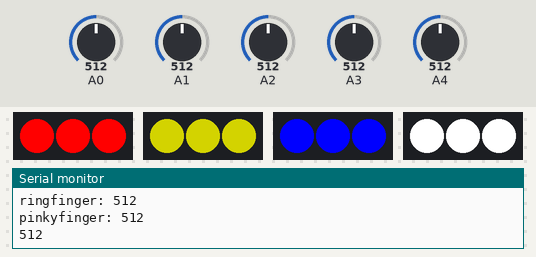
The sketch below on a simulated Arduino Uno, built with avr-gcc and run on an emulated ATmega328P. On the bench: 4 × 3 RGB LEDs in strip order, left to right, the last lines printed to the serial monitor. The inputs (shaded band) are chosen by the test bench; at power-on: A1 = 512, A2 = 512, A3 = 512, A4 = 512, A0 = 512. Dim RGB values are drawn brighter than linear.

Above: at 1.8 s.
1.9 s: A1 set to 531
At 3.2 s:
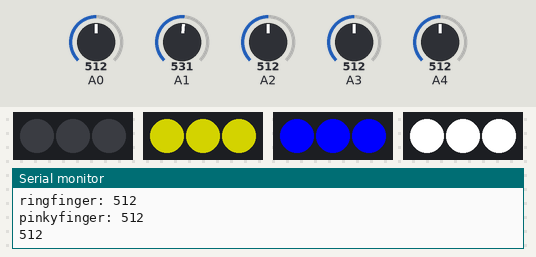
3.5 s: A2 set to 538
At 4.9 s:
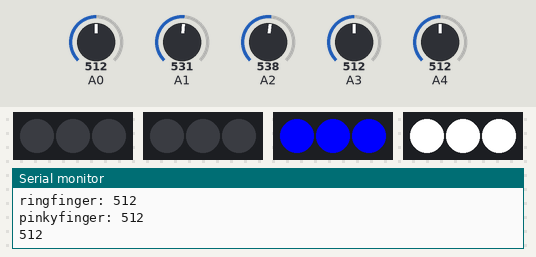
5.6 s: A3 set to 531
At 7.3 s:
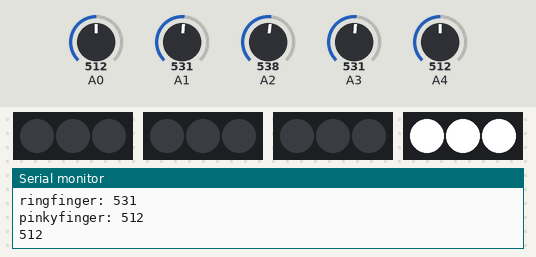
7.6 s: A1 set to 306
At 8.9 s:
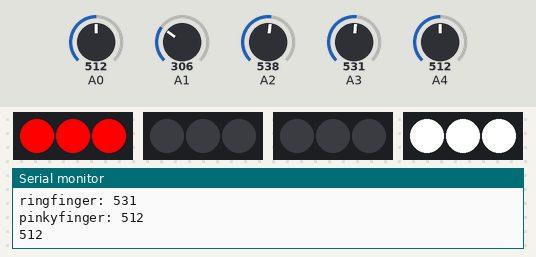
9.7 s: A4 set to 716
At 11.5 s:
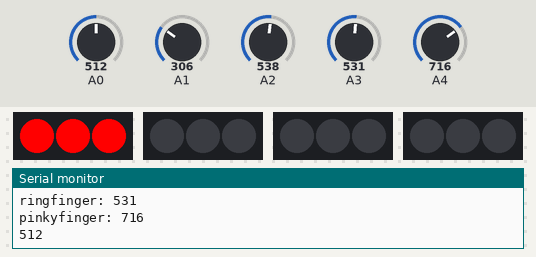
11.8 s: A3 set to 306
At 12.9 s:
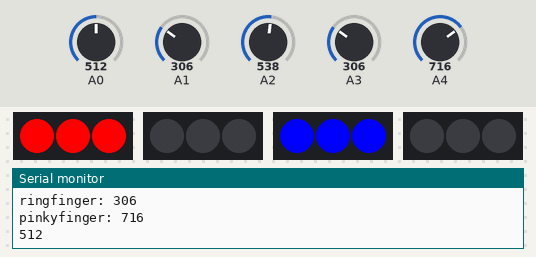
Timing chart, 0 to 14.8 s (numbered marks = the images above; inputs shaded):
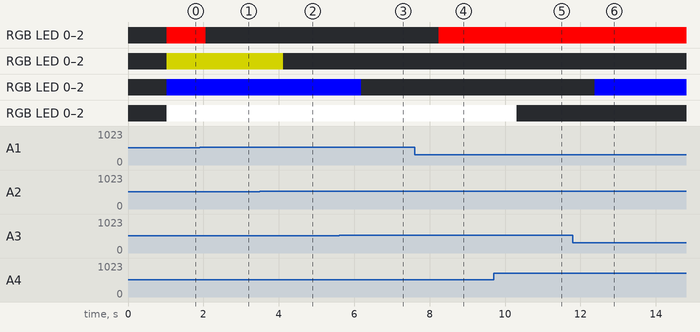

The sketch:

Prototype_v2.0_test.ino
```cpp
#include <Adafruit_NeoPixel.h>

int NUMPIXELS = 3;
int indexPin = 3;
int middlePin = 6;
int ringPin = 9;
int pinkyPin = 12;
int IndexT = 980;
int MiddleT = 950;
int RingT = 940;
int PinkyT = 940;
int finger1, finger2, finger3, finger4, finger5;
int start1, start2, start3, start4, start5;

Adafruit_NeoPixel index = Adafruit_NeoPixel(NUMPIXELS, indexPin, NEO_GRB + NEO_KHZ800);
Adafruit_NeoPixel middle = Adafruit_NeoPixel(NUMPIXELS, middlePin, NEO_GRB + NEO_KHZ800);
Adafruit_NeoPixel ring = Adafruit_NeoPixel(NUMPIXELS, ringPin, NEO_GRB + NEO_KHZ800);
Adafruit_NeoPixel pinky = Adafruit_NeoPixel(NUMPIXELS, pinkyPin, NEO_GRB + NEO_KHZ800);


void setup() {
  Serial.begin(9600);
  index.begin();
  middle.begin();
  ring.begin();
  pinky.begin();
  for (int i = 0; i < NUMPIXELS; i++) {
    index.setPixelColor(i, 0, 0, 0);
    middle.setPixelColor(i, 0, 0, 0);
    ring.setPixelColor(i, 0, 0, 0);
    pinky.setPixelColor(i, 0, 0, 0);
  }
  start1 = analogRead(0);
  start2 = analogRead(1);
  start3 = analogRead(2);
  start4 = analogRead(3);
  start5 = analogRead(4);
}

void loop() {

  Serial.println(start2);
  delay(1000);

  finger1 = analogRead(0);
  Serial.print("thumbfinger: ");
  Serial.println(finger1);

  finger2 = analogRead(1);
  Serial.print("indexfinger: ");
  Serial.println(finger2);

  finger3 = analogRead(2);
  Serial.print("middlefinger: ");
  Serial.println(finger3);


  finger4 = analogRead(3);
  Serial.print("ringfinger: ");
  Serial.println(finger4);


  finger5 = analogRead(4);
  Serial.print("pinkyfinger: ");
  Serial.println(finger5);

  if (finger2 > start2+10) {
    turnoffIndex();
  } else {
    lightIndexFinger();
  }

  if (finger3 > start3+10) {
    turnoffMiddle();
  } else {
    lightMiddleFinger();
  }

  if (finger4 > start4+10) {
    turnoffRing();
  } else {
    lightRingFinger();
  }

  if (finger5 > start5+10) {
    turnoffPinky();
  } else {
    lightPinkyFinger();
  }


}


void turnoffIndex() {
  for (int i = 0; i < NUMPIXELS; i++) {
    index.setPixelColor(i, 0, 0, 0);
  }
  index.show();
}
void turnoffMiddle() {
  for (int i = 0; i < NUMPIXELS; i++) {
    middle.setPixelColor(i, 0, 0, 0);
  }
  middle.show();
}
void turnoffRing() {
  for (int i = 0; i < NUMPIXELS; i++) {
    ring.setPixelColor(i, 0, 0, 0);
  }
  ring.show();
}

void turnoffPinky() {
  for (int i = 0; i < NUMPIXELS; i++) {
    pinky.setPixelColor(i, 0, 0, 0);
  }
  pinky.show();
}


void lightIndexFinger() {
  for (int i = 0; i < NUMPIXELS; i++) {
    index.setPixelColor(i, 255, 0, 0);
  }
  index.show();
}

void lightMiddleFinger() {
  for (int i = 0; i < NUMPIXELS; i++) {
    middle.setPixelColor(i, 127, 127, 0);
  }
  middle.show();
}

void lightRingFinger() {
  for (int i = 0; i < NUMPIXELS; i++) {
    ring.setPixelColor(i, 0, 0, 255);
  }
  ring.show();
}

void lightPinkyFinger() {
  for (int i = 0; i < NUMPIXELS; i++) {
    pinky.setPixelColor(i, 255, 255, 255);
  }
  pinky.show();
}
```

Measured:
- the behaviour switches between 522 and 523 on A1 (found by bisection; images 0 and 1)
- the behaviour switches between 522 and 523 on A2 (found by bisection; images 1 and 2)
- the behaviour switches between 522 and 523 on A3 (found by bisection; images 2 and 3)
- after the input at 1.9 s, RGB LED 0–2: RGB(255, 0, 0) → off after 0.16 s
- after the input at 3.5 s, RGB LED 0–2: RGB(127, 127, 0) → off after 0.62 s
- after the input at 5.6 s, RGB LED 0–2: RGB(0, 0, 255) → off after 0.59 s
- after the input at 7.6 s, RGB LED 0–2: off → RGB(255, 0, 0) after 0.65 s
- after the input at 9.7 s, RGB LED 0–2: RGB(255, 255, 255) → off after 0.61 s
- after the input at 11.8 s, RGB LED 0–2: off → RGB(0, 0, 255) after 0.57 s
